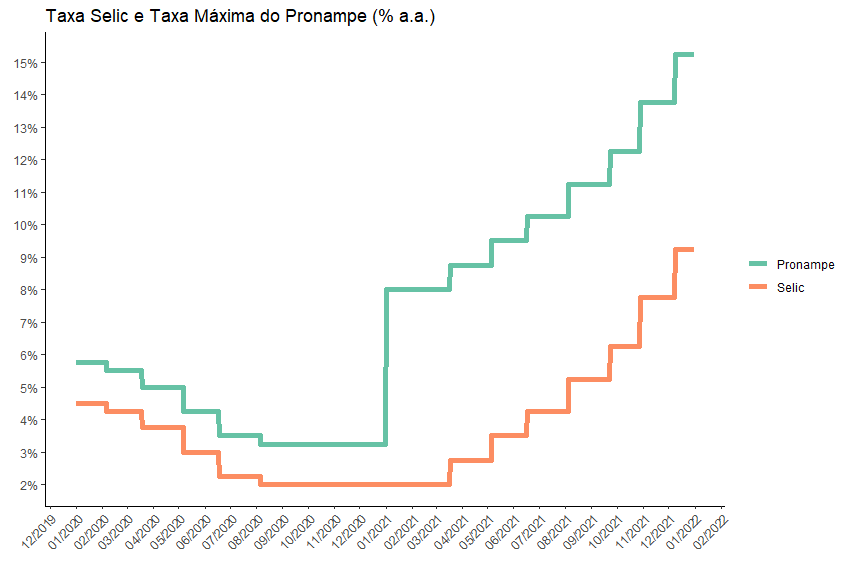

This chart was generated by the following R code:
# Gráfico 4

library(rbcb)

selic <- rbcb::get_series(c("Selic" = 432), start_date = "2020-01-01", end_date = "2021-12-31")

taxas <- selic

taxas$adicional_pronampe <- 1.25

taxas$adicional_pronampe[which(taxas$date > "2020-12-31")] <- 6.0

taxas <- taxas %>%
         mutate(`Pronampe` = Selic + adicional_pronampe)

taxas_long <- taxas %>%
              select(-adicional_pronampe) %>%
              pivot_longer(cols = c(Selic, `Pronampe`)) %>%
              mutate(value = value/100)

plot1 <- ggplot(taxas_long, aes(x = date, color = name, y = value)) +
         geom_line(size = 2) +
         scale_color_brewer(palette="Set2") +
         scale_y_continuous(labels = scales::percent_format(accuracy = 1), breaks = seq(0,0.18, by = 0.01)) +
         scale_x_date( date_labels = "%m/%Y", date_breaks = "1 month") +
         labs(title = "Taxa Selic e Taxa Máxima do Pronampe (% a.a.)", color = element_blank()) +
         ylab(element_blank()) +
         xlab(element_blank()) +
         theme_classic() +
         theme(axis.text.x = element_text(angle = 45, hjust = 1))

plot1
